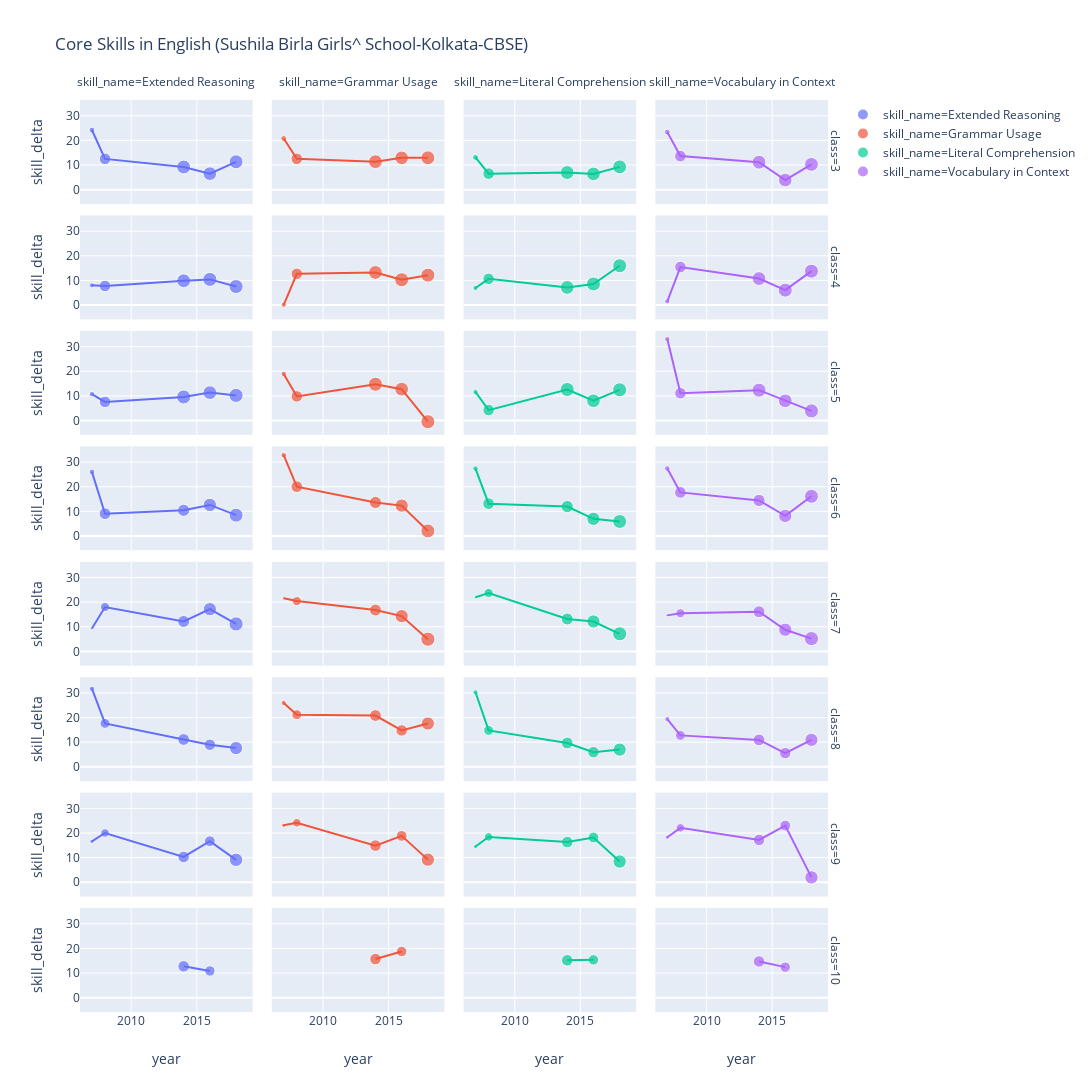

Notebook cell for this chart:
### Code cell
sub = 'English'
px.scatter(df_school[df_school['subject']==sub].drop_duplicates(['papercode','skill_name']), 
        x = 'year', 
        y = 'skill_delta', 
        color='skill_name',
        facet_row= 'class', 
       facet_col= 'skill_name', 
           size = 'studentCount',
           size_max= 10,
           trendline="lowess",
        height=1500,
        width=2000,
        title = 'Core Skills in %s (%s-%s-%s)'%(sub,school_name, school_city, school_board) )
